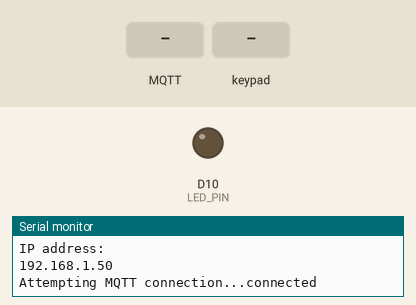
Recording of a sketch running on a simulated Arduino Nano 33 IoT. On the bench: output pins drawn as LEDs (lit = HIGH), the last lines printed to the serial monitor. The inputs (shaded band) are chosen by the test bench. WiFi joins after 1.5 s; servers stay silent unless stated; random numbers use the default seed unless the sketch sets one; no MQTT or app messages arrive unless stated; not simulated (calls return 0 or success): credentials.h.

Above: at 2.7 s.
2.8 s: MQTT message "1" arrives on the first subscribed topic
At 3.9 s:
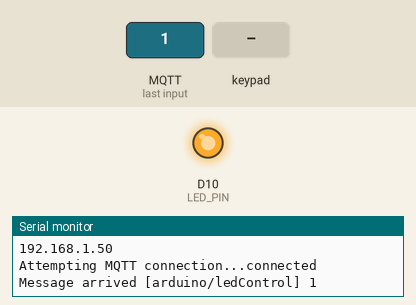
4.3 s: key 'A' pressed
At 5.3 s:
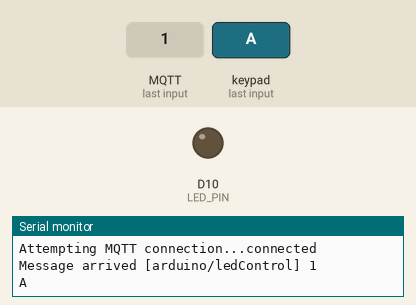
Timing chart, 0 to 7.3 s (numbered marks = the images above; inputs shaded):
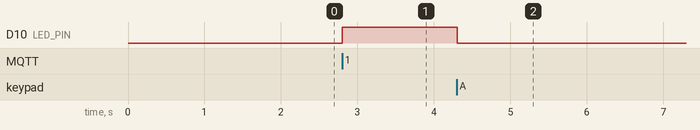

The sketch:

mqtt-client.ino
```cpp
/*
 Name:		mqtt_client.ino
 Created:	2/13/2022 7:27:22 PM
 Author:	Michael
*/

// the setup function runs once when you press reset or power the board
//#include <Key.h>
#include <PubSubClient.h>
#include <WiFiNINA.h>
#include <Keypad.h>
#include "credentials.h"

#define LED_PIN 10

const char* ssid = networkSSID;
const char* password = networkPASSWORD;
const char* mqttServer = mqttSERVER;
const char* mqttUsername = mqttUSERNAME;
const char* mqttPassword = mqttPASSWORD;

char subTopic[] = "arduino/ledControl";
char pubTopic[] = "arduino/ledState";

WiFiClient wifiClient;
PubSubClient client(wifiClient);

long lastMsg = 0;
char msg[50];
int value = 0;
int ledState = 0;


/* Keypad */
const byte ROWS = 4;
const byte COLS = 4;

char hexaKeys[ROWS][COLS] = {
  {'1', '2', '3', 'A'},
  {'4', '5', '6', 'B'},
  {'7', '8', '9', 'C'},
  {'*', '0', '#', 'D'}
};

byte rowPins[ROWS] = { 9, 8, 7, 6 };
byte colPins[COLS] = { 5, 4, 3, 2 };

Keypad customKeypad = Keypad(makeKeymap(hexaKeys), rowPins, colPins, ROWS, COLS);

// Track Dataset/Series mapping
//const char* mapping[5] = { "1", "1", "2", "3", "4" };
const char* mapping[5] = { "3", "9", "10", "11", "12" };

void setup()
{
    pinMode(LED_PIN, OUTPUT);
    Serial.begin(115200);
    setup_wifi();
    client.setServer(mqttServer, 1883);
    client.setCallback(callback);
}

// the loop function runs over and over again until power down or reset
void loop()
{
  if (!client.connected())
  {
      reconnect();
  }

  client.loop();

  long now = millis();
  if (now - lastMsg > 5000) {
      lastMsg = now;
      char payLoad[1];
      itoa(ledState, payLoad, 10);
      client.publish(pubTopic, payLoad);
  }


  char customKey = customKeypad.getKey();

  if (customKey) {
      Serial.println(customKey);

      char seriesId[2];

      if (customKey == 'A')
      {
          strcpy(seriesId, mapping[1]);
      }
      else if (customKey == 'B')
      {
          strcpy(seriesId, mapping[2]);
      }
      else if (customKey == 'C')
      {
          strcpy(seriesId, mapping[3]);
      }
      else if (customKey == 'D')
      {
          strcpy(seriesId, mapping[4]);
      }

      // Form payload
      char url[19] = "app/track/record/";
      strcat(url, mapping[0]);

      char prepend[3] = "{\"";
      char append[6] = "\": 1}";

      char json[10];
      strcpy(json, prepend);
      strcat(json, seriesId);
      strcat(json, append);

      // Send track request
      client.publish(url, json);

      // Set status to off
      digitalWrite(LED_PIN, LOW);
      ledState = 0;
  }
}

void callback(char* topic, byte* payload, unsigned int length)
{
    Serial.print("Message arrived [");
    Serial.print(topic);
    Serial.print("] ");
    for (int i = 0; i < length; i++)
    {
        Serial.print((char)payload[i]);
    }
    Serial.println();

    // Switch on the LED if 1 was received as first character
    if ((char)payload[0] == '1')
    {
        digitalWrite(LED_PIN, HIGH);
        ledState = 1;
        char payLoad[1];
        itoa(ledState, payLoad, 10);
        client.publish(pubTopic, payLoad);
    }
    else
    {
        digitalWrite(LED_PIN, LOW);
        ledState = 0;
        char payLoad[1];
        itoa(ledState, payLoad, 10);
        client.publish(pubTopic, payLoad);
    }
}

void reconnect()
{
    // Loop until we're reconnected
    while (!client.connected())
    {
        Serial.print("Attempting MQTT connection...");

        // Create a random client ID
        String clientId = "ArduinoClient-";
        clientId += String(random(0xffff), HEX);

        // Attempt to connect
        if (client.connect(clientId.c_str(), mqttUsername, mqttPassword))
        {
            Serial.println("connected");

            // ... and resubscribe
            client.subscribe(subTopic);
        }
        else
        {
            Serial.print("failed, rc=");
            Serial.print(client.state());
            Serial.println(" try again in 5 seconds");
            // Wait 5 seconds before retrying
            delay(5000);
        }
    }
}

void setup_wifi()
{
    delay(10);

    // We start by connecting to a WiFi network
    Serial.println();
    Serial.print("Connecting to ");
    Serial.println(ssid);

    WiFi.begin(ssid, password);

    while (WiFi.status() != WL_CONNECTED)
    {
        delay(500);
        Serial.print(".");
    }

    randomSeed(micros());

    Serial.println("");
    Serial.println("WiFi connected");
    Serial.println("IP address: ");
    Serial.println(WiFi.localIP());
}
```

Measured:
- after the input at 2.8 s, D10 (LED_PIN): LOW → HIGH at once
- after the input at 4.3 s, D10 (LED_PIN): HIGH → LOW at once
